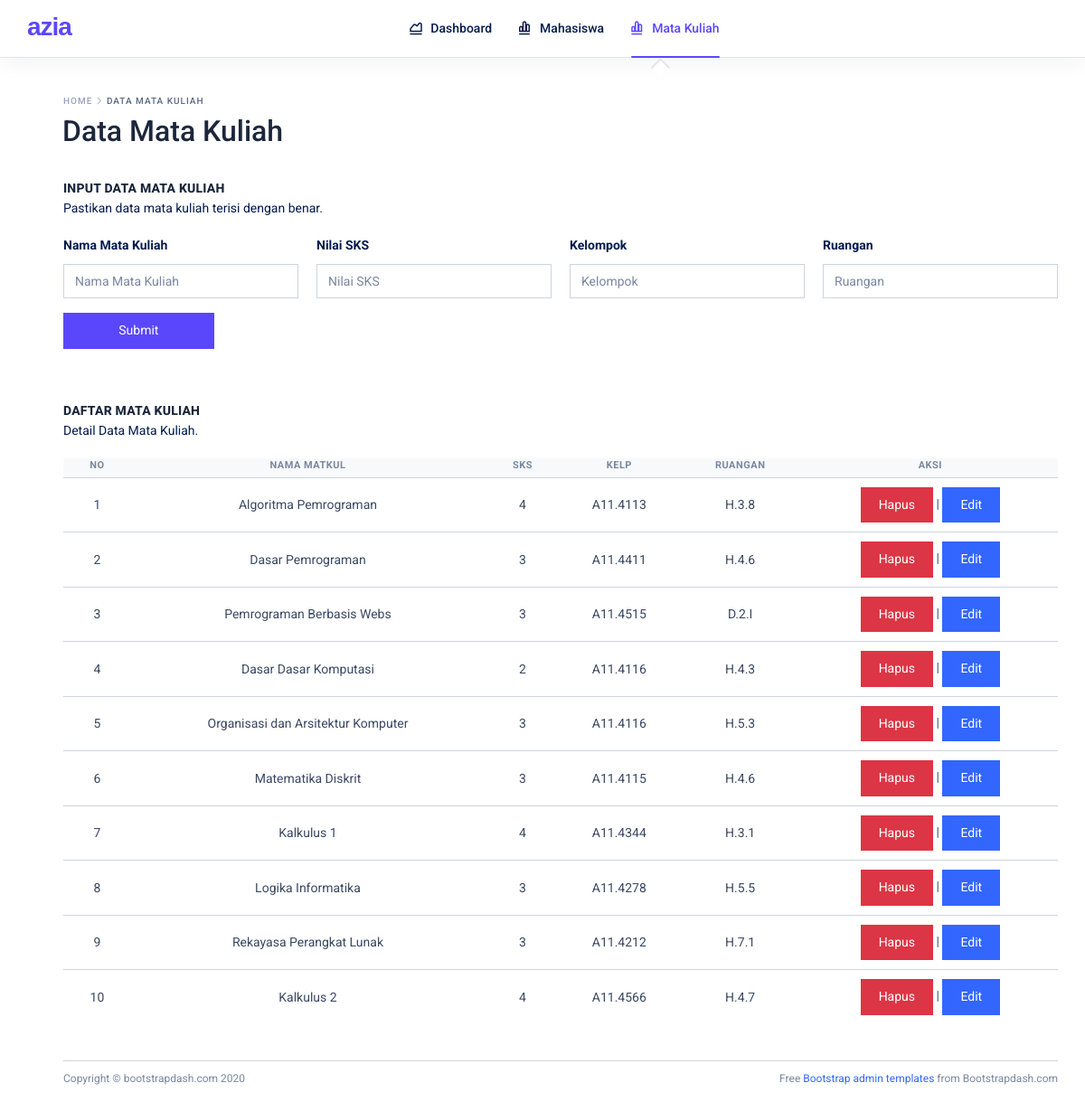
Screenshot of /index.php/krs/mata_kuliah with the database file from the repository.
### tables this page shows
CREATE TABLE `jwl_matakuliah` (
  `id` int NOT NULL,
  `matakuliah` varchar(250) NOT NULL,
  `sks` int NOT NULL,
  `kelp` varchar(10) NOT NULL,
  `ruangan` varchar(5) NOT NULL
);

### application/controllers/krs.php (called while the page is built, shortened)
<?php
class Krs extends CI_Controller {
    public function __construct(){
        $this->load->model('webmodel');
    }
	public function mata_kuliah(){
		$data['matakuliah'] = $this->webmodel->get_data('jwl_matakuliah');
		$this->load->view('mata_kuliah', $data);
	}
}

### index.php (called while the page is built, shortened)
<?php
require_once BASEPATH.'core/CodeIgniter.php';

### application/models/webmodel.php (called while the page is built, shortened)
<?php
class Webmodel extends CI_Model{
    public function get_data($tabel){
        return $this->db->get($tabel)->result_array();
    }
}

### application/views/mata_kuliah.php (the view, shortened to what this page needs)
<!DOCTYPE html>
<html lang="en">
<head>
    <link href="<?=base_url('assets/lib/fontawesome-free/css/all.min.css')?>" rel="stylesheet">
    <link href="<?=base_url('assets/lib/ionicons/css/ionicons.min.css')?>" rel="stylesheet">
    <link href="<?=base_url('assets/lib/typicons.font/typicons.css')?>" rel="stylesheet">
    <link href="<?=base_url('assets/lib/spectrum-colorpicker/spectrum.css')?>" rel="stylesheet">
    <link href="<?=base_url('assets/lib/select2/css/select2.min.css')?>" rel="stylesheet">
    <link href="<?=base_url('assets/lib/ion-rangeslider/css/ion.rangeSlider.css')?>" rel="stylesheet">
    <link href="<?=base_url('assets/lib/ion-rangeslider/css/ion.rangeSlider.skinFlat.css')?>" rel="stylesheet">
    <link href="<?=base_url('assets/lib/amazeui-datetimepicker/css/amazeui.datetimepicker.css')?>" rel="stylesheet">
    <link href="<?=base_url('assets/lib/jquery-simple-datetimepicker/jquery.simple-dtpicker.css')?>" rel="stylesheet">
    <link href="<?=base_url('assets/lib/pickerjs/picker.min.css')?>" rel="stylesheet">
    <link rel="stylesheet" href="<?=base_url('assets/css/azia.css')?>">
    <link href="https://cdn.jsdelivr.net/npm/sweetalert2@11.15.10/dist/sweetalert2.min.css" rel="stylesheet">
</head>
<body>
    <div class="az-header">
        <div class="container">
            <div class="az-header-left">
                <a href="<?=base_url('')?>" class="az-logo"><span></span> azia</a>
            </div>
            <div class="az-header-menu">
                <ul class="nav">
                    <li class="nav-item">
                        <a href="<?=base_url('')?>" class="nav-link"><i class="typcn typcn-chart-area-outline"></i>
                            Dashboard</a>
                    </li>
                    <li class="nav-item">
                        <a href="<?=base_url('krs/mahasiswa')?>" class="nav-link"><i
                                class="typcn typcn-chart-bar-outline"></i>Mahasiswa</a>
                    </li>
                    <li class="nav-item active show">
                        <a href="<?=base_url('krs/mata_kuliah')?>" class="nav-link"><i
                                class="typcn typcn-chart-bar-outline"></i>Mata
                            Kuliah</a>
                    </li>
                </ul>
            </div>
        </div>
    </div>
    <div class="az-content pd-y-20 pd-lg-y-30 pd-xl-y-40">
        <div class="container">
            <div class="az-content-body pd-lg-l-40 d-flex flex-column">
                <div class="az-content-breadcrumb">
                    <span>Home</span>
                    <span>Data Mata Kuliah</span>
                </div>
                <h2 class="az-content-title">Data Mata Kuliah</h2>
                <div class="az-content-label mg-b-5">Input Data Mata Kuliah</div>
                <p class="mg-b-20">Pastikan data mata kuliah terisi dengan benar.</p>
                <div class="row row-sm">
                    <div class="col-lg-3">
                        <p class="mg-b-10"><strong>Nama Mata Kuliah</strong></p>
                        <div class="input-group mb-3">
                            <input type="text" class="form-control" placeholder="Nama Mata Kuliah"
                                aria-label="Nama Mata Kuliah" name="nama" aria-describedby="basic-addon1">
                        </div>
                    </div>
                    <div class="col-lg-3">
                        <p class="mg-b-10"><strong>Nilai SKS</strong></p>
                        <div class="input-group mb-3">
                            <input type="text" class="form-control" placeholder="Nilai SKS" aria-label="Nilai SKS"
                                name="sks" aria-describedby="basic-addon1">
                        </div>
                    </div>
                    <div class="col-lg-3">
                        <p class="mg-b-10"><strong>Kelompok</strong></p>
                        <div class="input-group mb-3">
                            <input type="text" class="form-control" placeholder="Kelompok" aria-label="Kelompok"
                                name="kelp" aria-describedby="basic-addon1">
                        </div>
                    </div>
                    <div class="col-lg-3">
                        <p class="mg-b-10"><strong>Ruangan</strong></p>
                        <div class="input-group mb-3">
                            <input type="text" class="form-control" placeholder="Ruangan" aria-label="Ruangan"
                                name="ruangan" aria-describedby="basic-addon1">
                        </div>
                    </div>
                    <div class="col-sm-4 col-md-2"><button class="btn btn-indigo btn-block btnSubmit">Submit</button>
                    </div>
                </div>
                <div class="az-content-label mg-b-5">Daftar Mata Kuliah</div>
                <p class="mg-b-20">Detail Data Mata Kuliah.</p>
                <div class="table-responsive">
                    <table class="table table-hover mg-b-0" id="data-table-basic">
                        <thead>
                            <tr>
                                <th>No</th>
                                <th>Nama Matkul</th>
                                <th>SKS</th>
                                <th>Kelp</th>
                                <th>Ruangan</th>
                                <th>Aksi</th>
                            </tr>
                        </thead>
                        <tbody>
                            <?php if($matakuliah){ $i=1; foreach($matakuliah as $matkul):?>
                            <tr>
                                <td><?=$i++;?></td>
                                <td><?=$matkul['matakuliah']?></td>
                                <td><?=$matkul['sks']?></td>
                                <td><?=$matkul['kelp']?></td>
                                <td><?=$matkul['ruangan']?></td>
                                <td><button class="btn btn-danger btnDelete" data-id="<?=$matkul['id']?>">Hapus</button>
                                    |
                                    <button class="btn btn-primary btnModalEdit" data-toggle="modal"
                                        data-target="#myModalone" data-id="<?=$matkul['id']?>">Edit</button>
                                </td>
                            </tr>
                            <?php endforeach; } else{?>
                            <tr>
                                <td colspan="10">Tidak ada data matakuliah</td>
                            </tr>
                            <?php } ?>
                        </tbody>
                    </table>
                </div>
                <div class="ht-40"></div>
                <div class="az-footer mg-t-auto">
                    <div class="container">
                        <span class="text-muted d-block text-center text-sm-left d-sm-inline-block">Copyright ©
                            bootstrapdash.com 2020</span>
                        <span class="float-none float-sm-right d-block mt-1 mt-sm-0 text-center"> Free <a
                                href="https://www.bootstrapdash.com/bootstrap-admin-template/" target="_blank">Bootstrap
                                admin templates</a> from Bootstrapdash.com</span>
                    </div>
                </div>
            </div>
        </div>
    </div>
</body>
</html>

### application/views/mata_kuliah.php (style rules this page uses)
#data-table-basic { width: 100%; border-collapse: collapse; }
#data-table-basic th, #data-table-basic td { text-align: center; vertical-align: middle; }
#data-table-basic th { background-color: #f8f9fa; font-weight: bold; }
#data-table-basic td { padding: 10px; }

### rows the page displays
jwl_matakuliah: matakuliah "Algoritma Pemrograman", sks "4", kelp "A11.4113", ruangan "H.3.8"
jwl_matakuliah: matakuliah "Dasar Pemrograman", sks "3", kelp "A11.4411", ruangan "H.4.6"
jwl_matakuliah: matakuliah "Pemrograman Berbasis Webs", sks "3", kelp "A11.4515", ruangan "D.2.I"
jwl_matakuliah: matakuliah "Dasar Dasar Komputasi", sks "2", kelp "A11.4116", ruangan "H.4.3"
jwl_matakuliah: matakuliah "Organisasi dan Arsitektur Komputer", sks "3", kelp "A11.4116", ruangan "H.5.3"
jwl_matakuliah: matakuliah "Matematika Diskrit", sks "3", kelp "A11.4115", ruangan "H.4.6"
jwl_matakuliah: matakuliah "Kalkulus 1", sks "4", kelp "A11.4344", ruangan "H.3.1"
jwl_matakuliah: matakuliah "Logika Informatika", sks "3", kelp "A11.4278", ruangan "H.5.5"
jwl_matakuliah: matakuliah "Rekayasa Perangkat Lunak", sks "3", kelp "A11.4212", ruangan "H.7.1"
jwl_matakuliah: matakuliah "Kalkulus 2", sks "4", kelp "A11.4566", ruangan "H.4.7"
